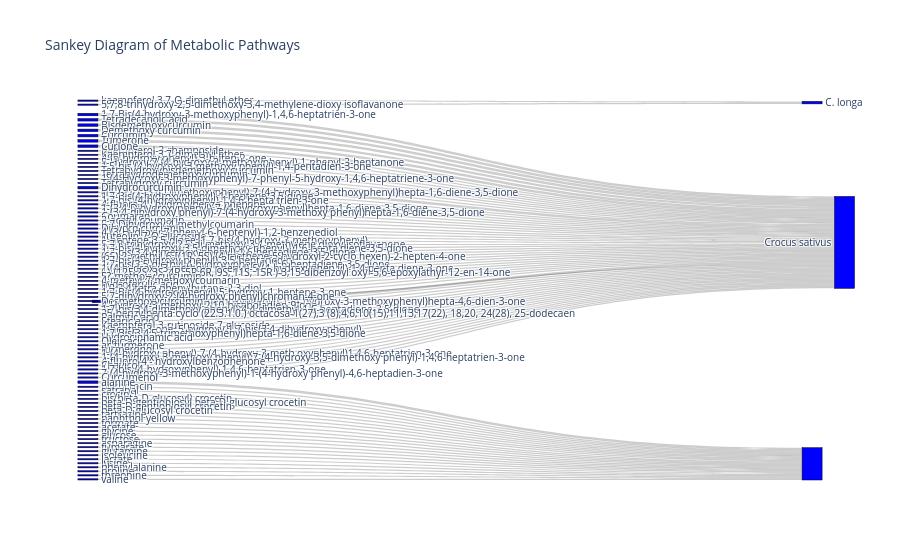

The notebook cell this image was saved under:
### Code cell
# Install plotly if it's not already installed
!pip install plotly

import plotly.graph_objects as go

# Your provided data
nodes = ['kaempferol 3,7-O-dimethyl ether', '5,7,8-trihydroxy-2,5-dimethoxy-3,4-methylene-dioxy isoflavanone', 
         'Kaempferol-3-rhamnoside', 'Kaempferol 3,7-dimethyl ether', '4-(p-hydroxy phenyl)-3-buten-2-one', 
         '5-Hydroxy-7-(4-hydroxy-3-methoxyphenyl)-1-phenyl-3-heptanone', 
         '1,5-bis (4-hydroxy-3-methoxy phenyl)-1,4-pentadien-3-one', 
         'Tetrahydroxybisdemethoxy curcumin', '7-(4-Hydroxy-3,5-dimethoxyphenyl)-1-(4-hydroxy-3-methoxyphenyl)hepta-4,6-dien-3-one', 
         'Tetrahydrodemethoxycurcumin', '1-(4-Hydroxy-3-methoxyphenyl)-7-phenyl-5-hydroxy-1,4,6-heptatriene-3-one', 
         'Tetrahydroxy curcumin', '1,7-Bis(4-hydroxy-3-methoxyphenyl)-1,4,6-heptatrien-3-one', 
         '(1E,6E)-1-(3,4-Dimethoxyphenyl)-7-(4-hydroxy-3-methoxyphenyl)hepta-1,6-diene-3,5-dione', 
         '1,7-Bis(4-hydroxyphenyl)-1-heptene-3,5-dione', 'Tetradecanoic acid', 
         '1,7-bis-(4-hydroxyphenyl)-1,4,6-hepta trien-3-one', "4-fluoro-4'- hydroxybenzo phenone", 
         '1-(3,4-Dihydroxyphenyl)-7-(4-hydroxyphenyl)hepta-1,6-diene-3,5-dione', 
         '1-(3,4-dihydroxy phenyl)-7-(4-hydroxy-3-methoxy phenyl)hepta-1,6-diene-3,5-dione', 'Coumaran', 
         '3-acetyl coumarin', '5,7-Dihydroxy-4-methylcoumarin', 'Bisdemethoxycurcumin', 'Demethoxy curcumin', 
         'Curcumin', 'Tumerone', 'Dihydro curcumin', '4-(3-Hydroxy-7-phenyl-6-heptenyl)-1,2-benzenediol', 'Curlone', 
         'Luteolin-7-O-glucoside', '1-heptene-3,5-dione, 1,7-bis(4-hydroxy-3-methoxyphenyl)-', 
         '5,7,8-trihydroxy-2,5-di methoxy-3,4-methylene dioxy isoflavanone', 
         '1,7-bis(4-hydroxy-3,5-dimethoxy phenyl)- 1,6-hepta diene-3,5-dione', 
         '1,7-bis(3,4-dimethoxyphenyl)-1,6-heptadiene-3,5-dione', 
         '(6S)-2-methyl-6-[(1R ,5S)-(4-methene-5-hydroxyl-2-cyclo hexen)-2-hepten-4-one', 
         '1,7-bis(4-hydroxy phenyl)-3,5-heptanediol', '1,7-bis(3,5-diethyl-4-hydroxyphenyl)- 1,6-heptadiene-3,5-dione', 
         '1-(4-hydroxy-3-methoxy phenyl)-5-(4-hydroxyphen yl)-1,4-penta diene-3-one', 
         '(-)-(12E,2S, 3S, 4R, 5R,6R, 9S, 11S, 15R )-3,15-dibenzoyl oxy -5,6-epoxylathyr-12-en-14-one', 
         '5?-methoxy curcumin', '4-methyl-7-methoxycoumarin', 'hydroferulic acid', '1,2,3,4-tetra phenylbutane-2,3-diol', 
         '1,7-Bis(4-hydroxyphenyl)-5-hydroxy-1-heptene-3-one', '5,7-dihydroxy-2-(4-hydroxy phenyl)chroman-4-one', 
         'Desmethoxycurcumin', '4-Hydroxy-3-methoxy-2,10-bisaboladien-9-one', 
         '1,7-bis(3,4-dimethoxy phenyl)-4,4-dimethyl-1,6-heptadiene-3,5-dione', 
         '25-benzylpenta cyclo (22.3.1.0.) octacosa-1(27),3 (8),4,6,10(15),11,13,17(22), 18,20, 24(28), 25-dodecaen', 
         'Palmitic acid', 'Stearic acid', 'Kaempferol 3-rutinoside 7-glucoside', 
         '1-hepten-3-one, 5-hydroxy-1,7-bis(3,4-dihydroxy phenyl)-', 
         '1,7-Bis(3,4,5-trimethoxyphenyl)hepta-1,6-diene-3,5-dione', 'Hydrocinnamic acid', 'Oleic acid', 'ar-turmerone', 
         'turmeronol', '1-(4-hydroxy phenyl)-7-(4-hydroxy-3-meth oxyphenyl)1,4,6-heptatrien-3-one', 
         '1-(4-hydroxy-3-methoxy phenyl)-7-(4-hydroxy-3,5-dimethoxy phenyl)-1,4,6-heptatrien-3-one', 
         "4-fluoro-4'- hydroxylbenzophenone", 'Dihydrocurcumin', 'Chavicol', '1,7-bis-(4-hydroxyphenyl)-1,4,6-heptatrien-3-one', 
         '7-(4-hydroxy-3-methoxyphenyl)-1-(4-hydroxy phenyl)-4,6-heptadien-3-one', 'Curcumenol', 'picrocrocin', 
         'safranal', 'crocin-1', 'bis(beta-D-glucosyl) crocetin', 'beta-D-gentiobiosyl beta-D-glucosyl crocetin', 
         'beta-D-gentiobiosyl crocetin', 'beta-D-glucosyl crocetin', 'tartrazine', 'naphthol yellow', 'formate', 
         'acetate', 'glycine', 'alanine', 'glucose', 'fructose', 'asparagine', 'fumarate', 'glutamine', 'isoleucine', 
         'lactate', 'lysine', 'phenylalanine', 'proline', 'threonine', 'valine', 'C. longa', 'Crocus sativus']

source = [0, 1, 2, 3, 4, 5, 6, 7, 8, 9, 10, 11, 12, 13, 14, 15, 16, 17, 18, 19, 20, 21, 22, 23, 24, 25, 26, 27, 28, 29, 30, 31, 32, 33, 34, 35, 36, 37, 38, 39, 40, 41, 42, 43, 44, 45, 15, 46, 26, 47, 48, 49, 50, 51, 52, 53, 54, 55, 56, 57, 58, 8, 59, 12, 60, 61, 23, 24, 62, 25, 29, 63, 64, 65, 62, 66, 67, 68, 69, 70, 71, 72, 73, 74, 75, 76, 77, 78, 79, 80, 81, 79, 82, 83, 84, 85, 86, 87, 88, 89, 90, 91]
target = [92, 92, 93, 93, 93, 93, 93, 93, 93, 93, 93, 93, 93, 93, 93, 93, 93, 93, 93, 93, 93, 93, 93, 93, 93, 93, 93, 93, 93, 93, 93, 93, 93, 93, 93, 93, 93, 93, 93, 93, 93, 93, 93, 93, 93, 93, 93, 93, 93, 93, 93, 93, 93, 93, 93, 93, 93, 93, 93, 93, 93, 93, 93, 93, 93, 93, 93, 93, 93, 93, 93, 93, 93, 93, 93, 93, 94, 94, 94, 94, 94, 94, 94, 94, 94, 94, 94, 94, 94, 94, 94, 94, 94, 94, 94, 94, 94, 94, 94, 94, 94, 94]
values = [1, 1, 1, 1, 1, 1, 1, 1, 1, 1, 1, 1, 1, 1, 1, 1, 1, 1, 1, 1, 1, 1, 1, 1, 1, 1, 1, 1, 1, 1, 1, 1, 1, 1, 1, 1, 1, 1, 1, 1, 1, 1, 1, 1, 1, 1, 1, 1, 1, 1, 1, 1, 1, 1, 1, 1, 1, 1, 1, 1, 1, 1, 1, 1, 1, 1, 1, 1, 1, 1, 1, 1, 1, 1, 1, 1, 1, 1, 1, 1, 1, 1, 1, 1, 1, 1, 1, 1, 1, 1, 1, 1, 1, 1, 1, 1, 1, 1, 1, 1, 1, 1]

# Create the Sankey diagram
fig = go.Figure(go.Sankey(
    node=dict(
        pad=15,
        thickness=20,
        line=dict(color="black", width=0.5),
        label=nodes,
        color="blue"
    ),
    link=dict(
        source=source,
        target=target,
        value=values
    )
))

fig.update_layout(title_text="Sankey Diagram of Metabolic Pathways", font_size=10)
fig.show()

### Figure 1 — Plotly figure (JSON) as saved in the notebook; plotly's stock layout.template omitted (floating-point values rounded to 4 significant figures)
{"data": [{"link": {"source": [0, 1, 2, 3, 4, 5, 6, 7, 8, 9, 10, 11, 12, 13, 14, 15, 16, 17, 18, 19, 20, 21, 22, 23, 24, 25, 26, 27, 28, 29, 30, 31, 32, 33, 34, 35, 36, 37, 38, 39, 40, 41, 42, 43, 44, 45, 15, 46, 26, 47, 48, 49, 50, 51, 52, 53, 54, 55, 56, 57, 58, 8, 59, 12, 60, 61, 23, 24, 62, 25, 29, 63, 64, 65, 62, 66, 67, 68, 69, 70, 71, 72, 73, 74, 75, 76, 77, 78, 79, 80, 81, 79, 82, 83, 84, 85, 86, 87, 88, 89, 90, 91], "target": [92, 92, 93, 93, 93, 93, 93, 93, 93, 93, 93, 93, 93, 93, 93, 93, 93, 93, 93, 93, 93, 93, 93, 93, 93, 93, 93, 93, 93, 93, 93, 93, 93, 93, 93, 93, 93, 93, 93, 93, 93, 93, 93, 93, 93, 93, 93, 93, 93, 93, 93, 93, 93, 93, 93, 93, 93, 93, 93, 93, 93, 93, 93, 93, 93, 93, 93, 93, 93, 93, 93, 93, 93, 93, 93, 93, 94, 94, 94, 94, 94, 94, 94, 94, 94, 94, 94, 94, 94, 94, 94, 94, 94, 94, 94, 94, 94, 94, 94, 94, 94, 94], "value": [1, 1, 1, 1, 1, 1, 1, 1, 1, 1, 1, 1, 1, 1, 1, 1, 1, 1, 1, 1, 1, 1, 1, 1, 1, 1, 1, 1, 1, 1, 1, 1, 1, 1, 1, 1, 1, 1, 1, 1, 1, 1, 1, 1, 1, 1, 1, 1, 1, 1, 1, 1, 1, 1, 1, 1, 1, 1, 1, 1, 1, 1, 1, 1, 1, 1, 1, 1, 1, 1, 1, 1, 1, 1, 1, 1, 1, 1, 1, 1, 1, 1, 1, 1, 1, 1, 1, 1, 1, 1, 1, 1, 1, 1, 1, 1, 1, 1, 1, 1, 1, 1]}, "node": {"color": "blue", "label": ["kaempferol 3,7-O-dimethyl ether", "5,7,8-trihydroxy-2,5-dimethoxy-3,4-methylene-dioxy isoflavanone", "Kaempferol-3-rhamnoside", "Kaempferol 3,7-dimethyl ether", "4-(p-hydroxy phenyl)-3-buten-2-one", "5-Hydroxy-7-(4-hydroxy-3-methoxyphenyl)-1-phenyl-3-heptanone", "1,5-bis (4-hydroxy-3-methoxy phenyl)-1,4-pentadien-3-one", "Tetrahydroxybisdemethoxy curcumin", "7-(4-Hydroxy-3,5-dimethoxyphenyl)-1-(4-hydroxy-3-methoxyphenyl)hepta-4,6-dien-3-one", "Tetrahydrodemethoxycurcumin", "1-(4-Hydroxy-3-methoxyphenyl)-7-phenyl-5-hydroxy-1,4,6-heptatriene-3-one", "Tetrahydroxy curcumin", "1,7-Bis(4-hydroxy-3-methoxyphenyl)-1,4,6-heptatrien-3-one", "(1E,6E)-1-(3,4-Dimethoxyphenyl)-7-(4-hydroxy-3-methoxyphenyl)hepta-1,6-diene-3,5-dione", "1,7-Bis(4-hydroxyphenyl)-1-heptene-3,5-dione", "Tetradecanoic acid", "1,7-bis-(4-hydroxyphenyl)-1,4,6-hepta trien-3-one", "4-fluoro-4'- hydroxybenzo phenone", "1-(3,4-Dihydroxyphenyl)-7-(4-hydroxyphenyl)hepta-1,6-diene-3,5-dione", "1-(3,4-dihydroxy phenyl)-7-(4-hydroxy-3-methoxy phenyl)hepta-1,6-diene-3,5-dione", "Coumaran", "3-acetyl coumarin", "5,7-Dihydroxy-4-methylcoumarin", "Bisdemethoxycurcumin", "Demethoxy curcumin", "Curcumin", "Tumerone", "Dihydro curcumin", "4-(3-Hydroxy-7-phenyl-6-heptenyl)-1,2-benzenediol", "Curlone", "Luteolin-7-O-glucoside", "1-heptene-3,5-dione, 1,7-bis(4-hydroxy-3-methoxyphenyl)-", "5,7,8-trihydroxy-2,5-di methoxy-3,4-methylene dioxy isoflavanone", "1,7-bis(4-hydroxy-3,5-dimethoxy phenyl)- 1,6-hepta diene-3,5-dione", "1,7-bis(3,4-dimethoxyphenyl)-1,6-heptadiene-3,5-dione", "(6S)-2-methyl-6-[(1R ,5S)-(4-methene-5-hydroxyl-2-cyclo hexen)-2-hepten-4-one", "1,7-bis(4-hydroxy phenyl)-3,5-heptanediol", "1,7-bis(3,5-diethyl-4-hydroxyphenyl)- 1,6-heptadiene-3,5-dione", "1-(4-hydroxy-3-methoxy phenyl)-5-(4-hydroxyphen yl)-1,4-penta diene-3-one", "(-)-(12E,2S, 3S, 4R, 5R,6R, 9S, 11S, 15R )-3,15-dibenzoyl oxy -5,6-epoxylathyr-12-en-14-one", "5?-methoxy curcumin", "4-methyl-7-methoxycoumarin", "hydroferulic acid", "1,2,3,4-tetra phenylbutane-2,3-diol", "1,7-Bis(4-hydroxyphenyl)-5-hydroxy-1-heptene-3-one", "5,7-dihydroxy-2-(4-hydroxy phenyl)chroman-4-one", "Desmethoxycurcumin", "4-Hydroxy-3-methoxy-2,10-bisaboladien-9-one", "1,7-bis(3,4-dimethoxy phenyl)-4,4-dimethyl-1,6-heptadiene-3,5-dione", "25-benzylpenta cyclo (22.3.1.0.) octacosa-1(27),3 (8),4,6,10(15),11,13,17(22), 18,20, 24(28), 25-dodecaen", "Palmitic acid", "Stearic acid", "Kaempferol 3-rutinoside 7-glucoside", "1-hepten-3-one, 5-hydroxy-1,7-bis(3,4-dihydroxy phenyl)-", "1,7-Bis(3,4,5-trimethoxyphenyl)hepta-1,6-diene-3,5-dione", "Hydrocinnamic acid", "Oleic acid", "ar-turmerone", "turmeronol", "1-(4-hydroxy phenyl)-7-(4-hydroxy-3-meth oxyphenyl)1,4,6-heptatrien-3-one", "1-(4-hydroxy-3-methoxy phenyl)-7-(4-hydroxy-3,5-dimethoxy phenyl)-1,4,6-heptatrien-3-one", "4-fluoro-4'- hydroxylbenzophenone", "Dihydrocurcumin", "Chavicol", "1,7-bis-(4-hydroxyphenyl)-1,4,6-heptatrien-3-one", "7-(4-hydroxy-3-methoxyphenyl)-1-(4-hydroxy phenyl)-4,6-heptadien-3-one", "Curcumenol", "picrocrocin", "safranal", "crocin-1", "bis(beta-D-glucosyl) crocetin", "beta-D-gentiobiosyl beta-D-glucosyl crocetin", "beta-D-gentiobiosyl crocetin", "beta-D-glucosyl crocetin", "tartrazine", "naphthol yellow", "formate", "acetate", "glycine", "alanine", "glucose", "fructose", "asparagine", "fumarate", "glutamine", "isoleucine", "lactate", "lysine", "phenylalanine", "proline", "threonine", "valine", "C. longa", "Crocus sativus"], "line": {"color": "black", "width": 0.5}, "pad": 15, "thickness": 20, "x": [0.01068, 0.01068, 0.01068, 0.01068, 0.01068, 0.01068, 0.01068, 0.01068, 0.02991, 0.01068, 0.01068, 0.01068, 0.01068, 0.01068, 0.01068, 0.01068, 0.01068, 0.01068, 0.01068, 0.01068, 0.01068, 0.01068, 0.01068, 0.01068, 0.01068, 0.01068, 0.01068, 0.01068, 0.01068, 0.01068, 0.01068, 0.01068, 0.01068, 0.01068, 0.01068, 0.01068, 0.01068, 0.01068, 0.01068, 0.01068, 0.01068, 0.01068, 0.01068, 0.01068, 0.01068, 0.01068, 0.01068, 0.01068, 0.01068, 0.01068, 0.01068, 0.01068, 0.01068, 0.01068, 0.01068, 0.01068, 0.01068, 0.01068, 0.01068, 0.01068, 0.01068, 0.01068, 0.01068, 0.01068, 0.01068, 0.01068, 0.01068, 0.01068, 0.01068, 0.01068, 0.01068, 0.01068, 0.01068, 0.01068, 0.01068, 0.01068, 0.01068, 0.01068, 0.01068, 0.01068, 0.01068, 0.01068, 0.01068, 0.01068, 0.01068, 0.01068, 0.01068, 0.01068, 0.01068, 0.01068, 0.01068, 0.01068, 0.9893, 1.033, 0.9893], "y": [0.001634, 0.01223, 0.1337, 0.1443, 0.1549, 0.1655, 0.1761, 0.1867, 0.53, 0.1973, 0.2079, 0.2185, 0.03832, 0.2429, 0.2535, 0.05218, 0.2641, 0.2747, 0.2853, 0.2959, 0.3065, 0.3171, 0.3277, 0.06604, 0.0799, 0.09377, 0.1076, 0.3383, 0.3489, 0.1215, 0.3595, 0.3701, 0.3806, 0.3912, 0.4018, 0.4124, 0.423, 0.4336, 0.4442, 0.4548, 0.4654, 0.476, 0.4866, 0.4972, 0.5078, 0.5184, 0.529, 0.5396, 0.5502, 0.5607, 0.5713, 0.5819, 0.5925, 0.6031, 0.6137, 0.6243, 0.6349, 0.6455, 0.6561, 0.6667, 0.6773, 0.6879, 0.2307, 0.6985, 0.7091, 0.7197, 0.7302, 0.7547, 0.7653, 0.7759, 0.7865, 0.7971, 0.8077, 0.8183, 0.8289, 0.8395, 0.8501, 0.8606, 0.8712, 0.7425, 0.8818, 0.8924, 0.903, 0.9136, 0.9242, 0.9348, 0.9454, 0.956, 0.9666, 0.9772, 0.9878, 0.9984, 0.006931, 0.3747, 0.9575]}, "type": "sankey"}], "layout": {"autosize": true, "font": {"size": 10}, "title": {"text": "Sankey Diagram of Metabolic Pathways"}}}
